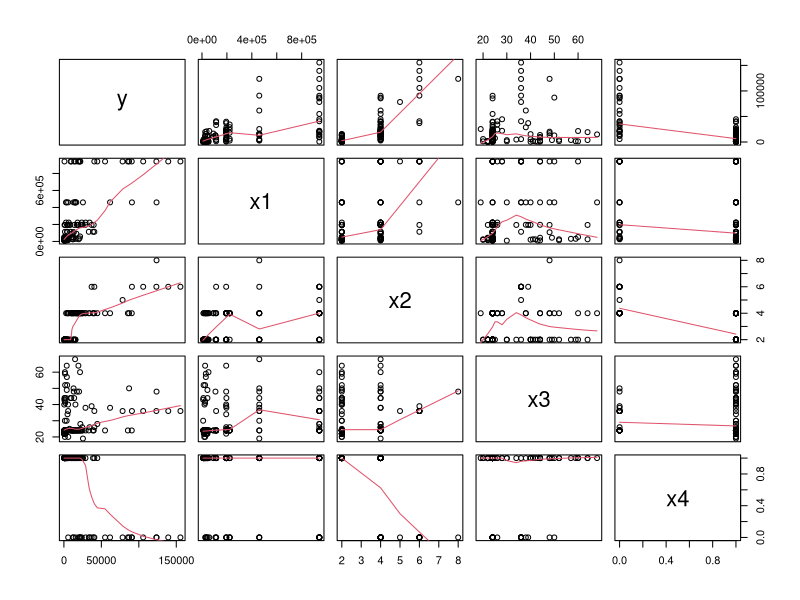
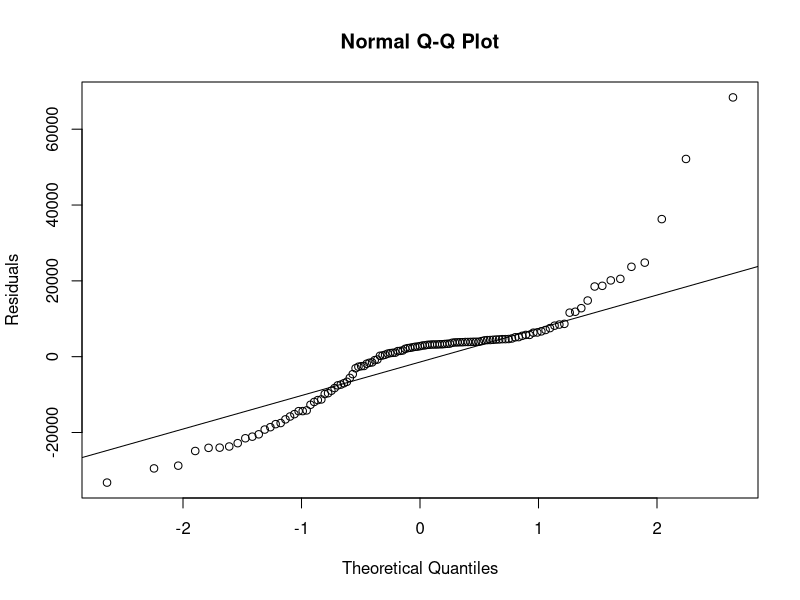
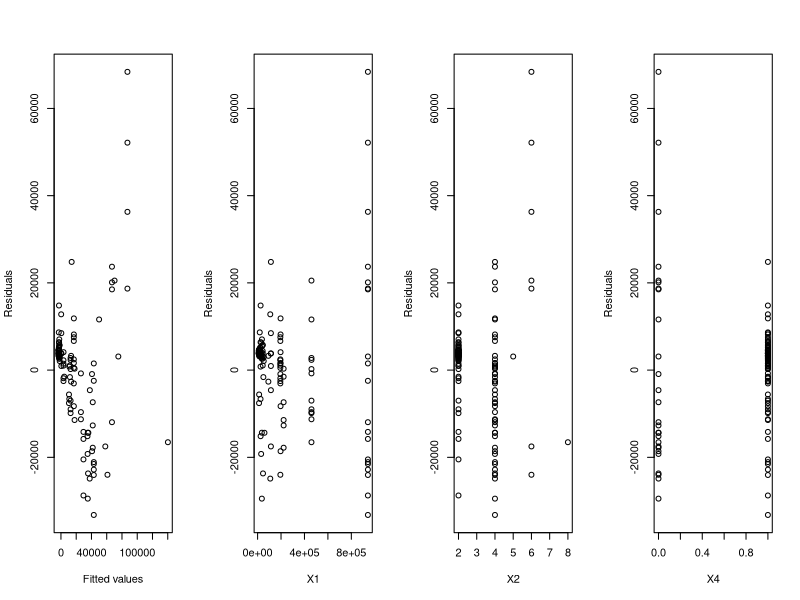
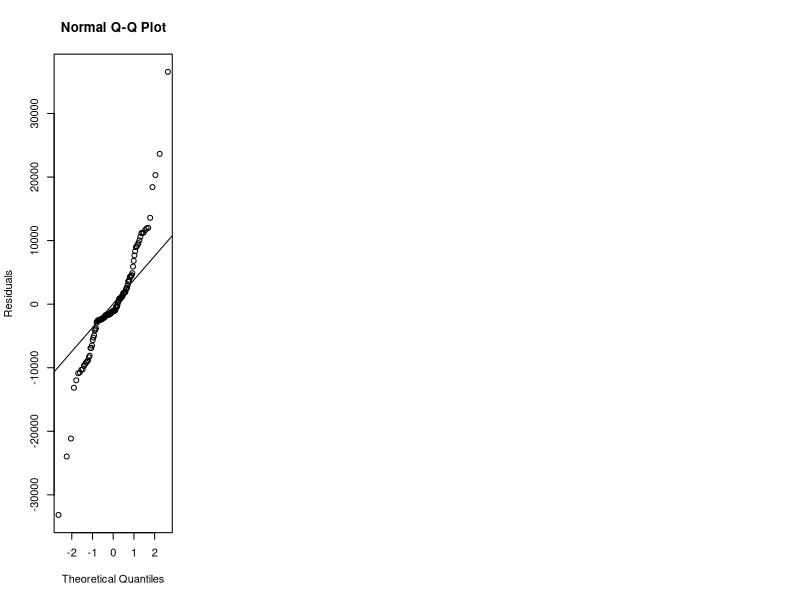

These figures' R source, in order:
## ---- chunk 1
knitr::opts_chunk$set(echo = TRUE)
## ---- chunk 2
# read the dataset
data_raw = read.table("aadt.txt",header=FALSE)
# check data by showing the first few entries of data
head(data_raw,5)
## ---- chunk 3
# select only the columns with the predictor and response variable
data = data.frame(y=data_raw$V1,
                  x1=data_raw$V2,
                  x2=data_raw$V3,
                  x3=data_raw$V4,
                  x4=data_raw$V5)

#defining X4 to be 1 if there is access control and 0 if there isn't
data$x4[data$x4==1] <- 0
data$x4[data$x4==2] <- 1

# take a look at the modification to the data
head(data,5)
## ---- chunk 4
# plot the scatter plot matrix
pairs(data,panel=panel.smooth)
## ---- chunk 5
# fit a multiple linear regression model
mlr1 <- lm(y ~ x1+x2+x3+x4+I(exp(x2)), data=data)
summary(mlr1)
## ---- chunk 6
# F-test between 2 models (full and model without predictor variable X3)
mlr1_alt <- lm(y ~ x1+x2+x4+I(exp(x2)), data=data)
# ANOVA
anova(mlr1_alt,mlr1)
## ---- chunk 7
# normality checking
qqnorm(residuals(mlr1_alt), ylab='Residuals')
qqline(residuals(mlr1_alt))
## ---- chunk 8
par(mfrow=c(1,4))
plot(fitted(mlr1_alt), residuals(mlr1_alt), ylab='Residuals', xlab='Fitted values')
plot(data$x1, residuals(mlr1_alt), ylab='Residuals', xlab='X1')
plot(data$x2, residuals(mlr1_alt), ylab='Residuals', xlab='X2')
plot(data$x4, residuals(mlr1_alt), ylab='Residuals', xlab='X4')
## ---- chunk 9
# fit a multiple linear regression model
mlr2 <- lm(y ~ x1+x2+x4+I(exp(x2))+I(x1*x2)+I(x1*x4), data=data)
summary(mlr2)
## ---- chunk 10
# F-test between 2 models (full and model without predictor variable X4)
mlr2_alt <- lm(y ~ x1+x2+I(exp(x2))+I(x1*x2)+I(x1*x4), data=data)
# ANOVA
anova(mlr2_alt,mlr2)
## ---- chunk 11
# normality checking
qqnorm(residuals(mlr2_alt), ylab='Residuals')
qqline(residuals(mlr2_alt))
## ---- chunk 12
# fit a multiple linear regression model
mlr3 <- lm(y ~ x1+x2+I(exp(x2))+I(x1*x2)+I(x1*x4), data=data)
summary(mlr3)
## ---- chunk 13
# F-test between 3 models (full and model without predictor variable X1X2)
mlr3_alt <- lm(y ~ x1+x2+I(exp(x2))+I(x1*x4), data=data)
# ANOVA
anova(mlr3_alt,mlr3)
## ---- chunk 14
pred_data = data.frame(x1=50000, x2=3, x4=2)
# confidence interval of mean response
predict(mlr3,pred_data,interval='confidence', level=0.95)
# confidence interval of the predicted y value
predict(mlr3,pred_data,interval='prediction', level=0.95)
